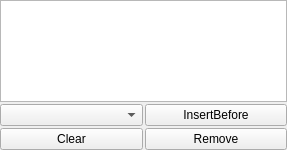
<?xml version="1.0" encoding="UTF-8"?>
<ui version="4.0">
    <class>Pipeline</class>
    <widget class="QWidget" name="Pipeline">
        <property name="geometry">
            <rect>
                <x>0</x>
                <y>0</y>
                <width>287</width>
                <height>150</height>
            </rect>
        </property>
        <property name="windowTitle">
            <string>Pipeline</string>
        </property>
        <layout class="QGridLayout" name="gridLayout">
            <property name="leftMargin">
                <number>0</number>
            </property>
            <property name="topMargin">
                <number>0</number>
            </property>
            <property name="rightMargin">
                <number>0</number>
            </property>
            <property name="bottomMargin">
                <number>0</number>
            </property>
            <property name="spacing">
                <number>2</number>
            </property>
            <item row="2" column="0">
                <widget class="QComboBox" name="operatorCombo"/>
            </item>
            <item row="2" column="1">
                <widget class="QPushButton" name="insertButton">
                    <property name="text">
                        <string>InsertBefore</string>
                    </property>
                </widget>
            </item>
            <item row="3" column="0">
                <widget class="QPushButton" name="clearButton">
                    <property name="text">
                        <string>Clear</string>
                    </property>
                </widget>
            </item>
            <item row="3" column="1">
                <widget class="QPushButton" name="removeButton">
                    <property name="text">
                        <string>Remove</string>
                    </property>
                </widget>
            </item>
            <item row="0" column="0" colspan="2">
                <widget class="QListWidget" name="pipelineList">
                    <property name="selectionMode">
                        <enum>QAbstractItemView::MultiSelection</enum>
                    </property>
                    <property name="sortingEnabled">
                        <bool>false</bool>
                    </property>
                </widget>
            </item>
        </layout>
    </widget>
    <resources/>
    <connections/>
</ui>
